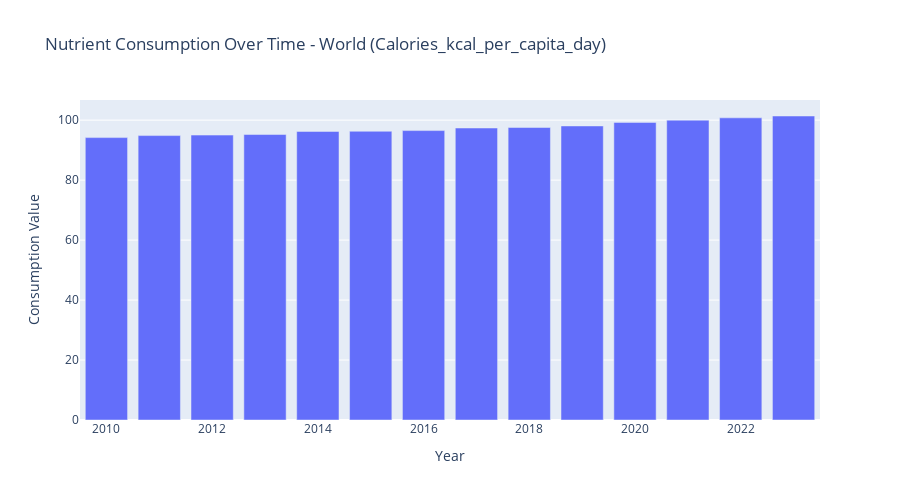

Notebook cell for this chart:
### Markdown cell above
## 7. Interactive Visualization

### Code cell
if df is not None and all(col in df.columns for col in ['Year', 'Country', 'Nutrient_Type', 'Consumption_Value']):
    # Create interactive plot
    # Sample data for visualization (first country and nutrient type)
    sample_country = df['Country'].unique()[0] if len(df['Country'].unique()) > 0 else None
    sample_nutrient = df['Nutrient_Type'].unique()[0] if len(df['Nutrient_Type'].unique()) > 0 else None
    
    if sample_country and sample_nutrient:
        plot_df = df[(df['Country'] == sample_country) & (df['Nutrient_Type'] == sample_nutrient)].copy()
        plot_df = plot_df.groupby('Year')['Consumption_Value'].mean().reset_index()
        
        fig = px.bar(
            plot_df,
            x='Year',
            y='Consumption_Value',
            title=f'Nutrient Consumption Over Time - {sample_country} ({sample_nutrient})',
            labels={'Consumption_Value': 'Consumption Value', 'Year': 'Year'}
        )
        fig.update_layout(height=500)
        fig.show()
    else:
        print("Insufficient data for interactive visualization")

### Figure 1 — Plotly figure (JSON) as saved in the notebook; plotly's stock layout.template omitted (floating-point values rounded to 4 significant figures)
{"data": [{"hovertemplate": "Year=%{x}<br>Consumption Value=%{y}<extra></extra>", "legendgroup": "", "marker": {"color": "#636efa", "pattern": {"shape": ""}}, "name": "", "orientation": "v", "showlegend": false, "textposition": "auto", "type": "bar", "x": [2010, 2011, 2012, 2013, 2014, 2015, 2016, 2017, 2018, 2019, 2020, 2021, 2022, 2023], "xaxis": "x", "y": [94.17, 94.85, 95.01, 95.2, 96.23, 96.28, 96.51, 97.37, 97.54, 98.06, 99.25, 100.0, 100.8, 101.4], "yaxis": "y"}], "layout": {"barmode": "relative", "height": 500, "legend": {"tracegroupgap": 0}, "title": {"text": "Nutrient Consumption Over Time - World (Calories_kcal_per_capita_day)"}, "xaxis": {"anchor": "y", "domain": [0, 1], "title": {"text": "Year"}}, "yaxis": {"anchor": "x", "domain": [0, 1], "title": {"text": "Consumption Value"}}}}
